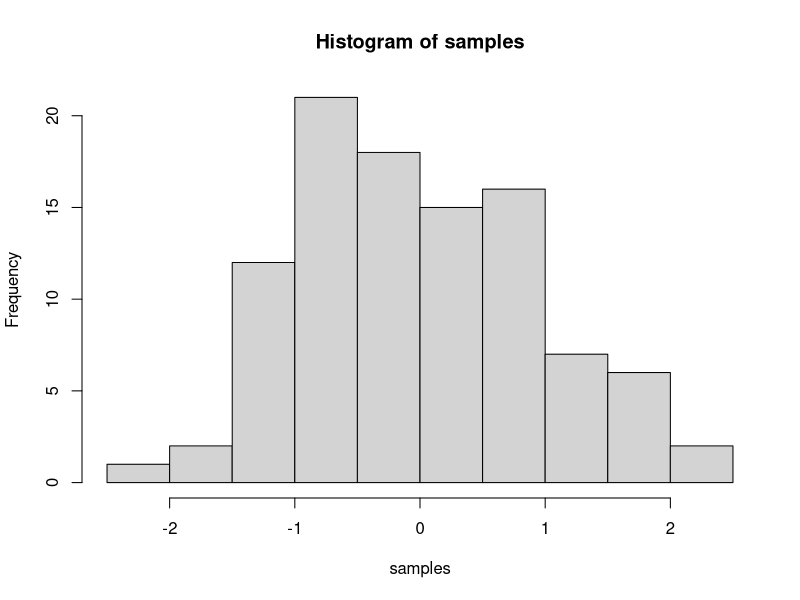
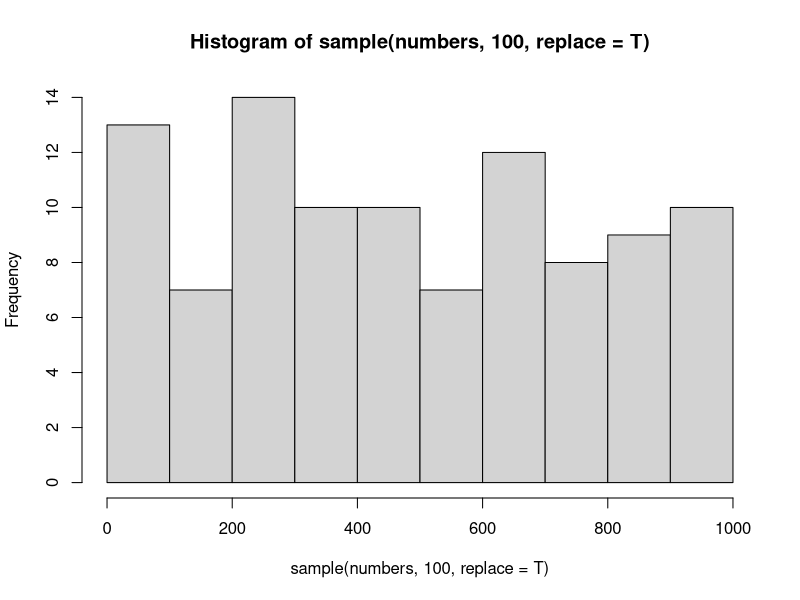

Recreate these plots in R, in order.
## ---- chunk 1
knitr::opts_chunk$set(message=FALSE,warning=FALSE, cache=TRUE)
## ---- chunk 2
samples <- rnorm(100, mean=0, sd=1)
hist(samples)
## ---- chunk 3
numbers <- 1:1000

# This will print the first 10 elements of the vector numbers
numbers[1:10]

# This will plot a histogram of 100 random elements of the vector numbers
hist(sample(numbers, 100, replace = T))
